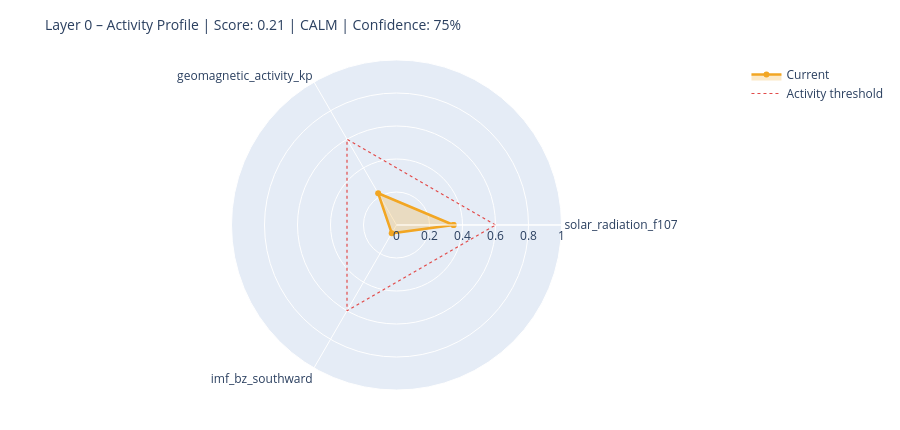

The notebook cell saved with this chart:
### Markdown cell above
---
## 6. State Assessment & Handoff to Layer 1

### Code cell
# ============================================================
# STEP 1 – Collect raw values with source modes
# Mode: 'primary' | 'fallback_3h' | 'last_valid' | 'missing'
# ============================================================

def safe_last(df, col):
    if df is None or col not in df.columns: return None
    s = df[col].dropna()
    return float(s.iloc[-1]) if not s.empty else None

f107_now = safe_last(df_f107, 'f10.7')
bz_now   = safe_last(df_mag,  'bz_gsm')
kp_now   = safe_last(df_kp,   'kp')
sw_now   = safe_last(df_sw,   'speed')

source_modes = {
    'F10.7':    'primary'  if f107_now is not None else 'missing',
    'Kp':       'primary'  if kp_now   is not None else 'missing',
    'IMF_Bz':   'primary'  if bz_now   is not None else 'missing',
    'SW_speed': 'primary'  if sw_now   is not None else 'missing',
}

# Kp Fallback – 3h endpoint
if kp_now is None:
    try:
        r = requests.get(
            'https://services.swpc.noaa.gov/json/noaa-planetary-k-index.json',
            timeout=10)
        r.raise_for_status()
        fb = pd.DataFrame(r.json())
        tc = next((c for c in fb.columns if 'time' in c.lower()), fb.columns[0])
        kc = next((c for c in fb.columns if 'kp' in c.lower() and c != tc), None)
        if kc:
            fb[kc] = fb[kc].astype(str).str.extract(r'([0-9]+(?:\.[0-9]*)?)')[0]
            fb[kc] = pd.to_numeric(fb[kc], errors='coerce')
            fb = fb[fb[kc] >= 0].dropna(subset=[kc])
            if not fb.empty:
                kp_now = float(fb[kc].iloc[-1])
                source_modes['Kp'] = 'fallback_3h'
                print(f'  Kp fallback (3h): {kp_now:.1f}')
    except Exception as e:
        print(f'  Kp fallback failed: {e}')

# Solar Wind Fallback – last valid value
if sw_now is None and df_sw is not None and 'speed' in df_sw.columns:
    s = df_sw['speed'].dropna()
    if not s.empty:
        sw_now = float(s.iloc[-1])
        source_modes['SW_speed'] = 'last_valid'
        print(f'  SW fallback (last_valid): {sw_now:.0f} km/s')

print()
print('Source modes:', source_modes)

# ============================================================
# STEP 2 – Score from available components only
# ============================================================

def norm(v, lo, hi):
    if v is None: return None
    return max(0.0, min(1.0, (v - lo) / (hi - lo)))

COMPONENTS = {
    'solar_radiation_f107':    (f107_now, norm(f107_now, 60, 250)),
    'geomagnetic_activity_kp': (kp_now,   norm(kp_now,   0,   9)),
    'imf_bz_southward':        (bz_now,   norm(-(bz_now or 0) if bz_now else None, -5, 30)
                                           if bz_now is not None else None),
    'solar_wind_speed':        (sw_now,   norm(sw_now, 300, 800)),
}

available   = {k: v[1] for k, v in COMPONENTS.items() if v[1] is not None}
unavailable = [k for k, v in COMPONENTS.items() if v[1] is None]

layer0_score = round(sum(available.values()) / len(available), 4) if available else None
confidence   = round(len(available) / len(COMPONENTS), 2)

level = ('unknown'  if layer0_score is None
         else 'calm'     if layer0_score < 0.3
         else 'moderate' if layer0_score < 0.6
         else 'active')

# ============================================================
# STEP 3 – Dominant Driver
# ============================================================

def dominant_driver(kp, f107, bz, sw):
    candidates = []
    if kp   is not None and kp   >= 4:   candidates.append(('geomagnetic',    kp / 9))
    if sw   is not None and sw   >= 500:  candidates.append(('solar_wind',     sw / 800))
    if bz   is not None and bz   <= -5:   candidates.append(('imf_southward',  abs(bz) / 30))
    if f107 is not None and f107 >= 150:  candidates.append(('solar_radiation',f107 / 250))
    return max(candidates, key=lambda x: x[1])[0] if candidates else 'none'

driver = dominant_driver(kp_now, f107_now, bz_now, sw_now)

# ============================================================
# STEP 4 – Downstream expectations
# ============================================================

def downstream_expectation(driver, score, kp, bz, f107):
    exp = {
        'magnetosphere':        'calm',
        'ionosphere':           'calm',
        'schumann_resonance':   'unchanged',
        'lithosphere_currents': 'low',
    }
    if driver == 'geomagnetic' or (kp and kp >= 5):
        exp['magnetosphere']        = 'compressed / storm'
        exp['ionosphere']           = 'elevated disturbance (TEC variability)'
        exp['schumann_resonance']   = 'elevated amplitude possible'
        exp['lithosphere_currents'] = 'elevated induction currents'
    elif driver == 'imf_southward' or (bz and bz <= -5):
        exp['magnetosphere']        = 'energy coupling active'
        exp['ionosphere']           = 'elevated electron density possible'
        exp['schumann_resonance']   = 'slight modulation possible'
    elif driver == 'solar_radiation' or (f107 and f107 >= 150):
        exp['ionosphere']           = 'elevated ionization (F-layer)'
        exp['schumann_resonance']   = 'slightly elevated background activity'
    return exp

downstream = downstream_expectation(driver, layer0_score, kp_now, bz_now, f107_now)

# ============================================================
# CONSOLE OUTPUT
# ============================================================

W = 58
print('=' * W)
print('LAYER 0 – STATE ASSESSMENT')
print('=' * W)
for name, (raw_v, score_v) in COMPONENTS.items():
    if score_v is not None:
        bar = '█' * int(score_v * 20) + '░' * (20 - int(score_v * 20))
        print(f'  {name:<35}  {bar}  {score_v:.2f}')
    else:
        print(f'  {name:<35}  {"─" * 20}  n/a')
print('-' * W)
print(f'  Score ({len(available)}/{len(COMPONENTS)} components):  {layer0_score:.3f}')
print(f'  Confidence:         {confidence:.0%}')
print(f'  Level:              {level.upper()}')
print(f'  Dominant Driver:    {driver}')

# Radar chart
cats = list(available.keys())
vals = list(available.values())
if len(cats) >= 3:
    fig = go.Figure()
    fig.add_trace(go.Scatterpolar(
        r=vals + [vals[0]], theta=cats + [cats[0]],
        fill='toself', fillcolor='rgba(242,166,35,0.25)',
        line=dict(color='#F2A623', width=2.5), name='Current'
    ))
    fig.add_trace(go.Scatterpolar(
        r=[0.6] * (len(cats) + 1), theta=cats + [cats[0]],
        line=dict(color='#E24B4A', dash='dot', width=1.2),
        mode='lines', name='Activity threshold'
    ))
    fig.update_layout(
        title=dict(text=f'Layer 0 – Activity Profile | Score: {layer0_score:.2f} | {level.upper()} | Confidence: {confidence:.0%}',
                   font=dict(size=14)),
        polar=dict(radialaxis=dict(visible=True, range=[0, 1])),
        height=430, showlegend=True,
        margin=dict(l=60, r=60, t=60, b=40)
    )
    fig.show()

### Figure 1 — Plotly figure (JSON) as saved in the notebook; plotly's stock layout.template omitted (floating-point values rounded to 4 significant figures)
{"data": [{"fill": "toself", "fillcolor": "rgba(242,166,35,0.25)", "line": {"color": "#F2A623", "width": 2.5}, "name": "Current", "r": [0.3457, 0.2222, 0.05771, 0.3457], "theta": ["solar_radiation_f107", "geomagnetic_activity_kp", "imf_bz_southward", "solar_radiation_f107"], "type": "scatterpolar"}, {"line": {"color": "#E24B4A", "dash": "dot", "width": 1.2}, "mode": "lines", "name": "Activity threshold", "r": [0.6, 0.6, 0.6, 0.6], "theta": ["solar_radiation_f107", "geomagnetic_activity_kp", "imf_bz_southward", "solar_radiation_f107"], "type": "scatterpolar"}], "layout": {"height": 430, "margin": {"b": 40, "l": 60, "r": 60, "t": 60}, "polar": {"radialaxis": {"range": [0, 1], "visible": true}}, "showlegend": true, "title": {"font": {"size": 14}, "text": "Layer 0 – Activity Profile | Score: 0.21 | CALM | Confidence: 75%"}}}
